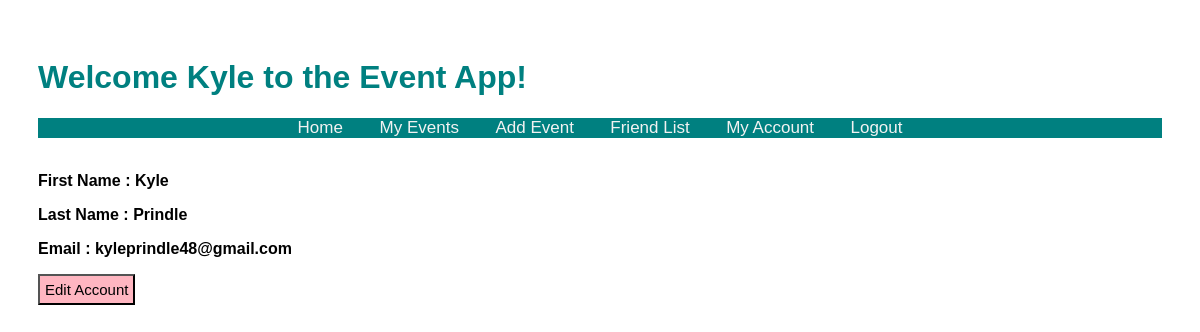
Page /account (signed in) on the committed database.
### models.py (models this page shows, shortened)
class User(db.Model):
    id = db.Column("id", db.Integer, primary_key=True)
    first_name = db.Column("first_name", db.String(100))
    last_name = db.Column("last_name", db.String(100))
    email = db.Column("email", db.String(100))
    password = db.Column(db.String(255), nullable=False)
    registered_on = db.Column(db.DateTime, nullable=False)
    events = db.relationship("Event", backref="user", lazy=True)
    comments = db.relationship("Comment", backref="user", lazy=True)

### main.py (the view)
@app.route('/account')
def get_account():
    if session.get('user'):
        account = db.session.query(User).filter_by(id=session['user_id']).one()
        return render_template("account.html", user=session['user'], account=account)
    return render_template("home.html")

### templates/account.html (shortened to what this page needs)
<!DOCTYPE html>
<html lang="en">
    <head>
        <link rel="stylesheet" href="{{ url_for('static', filename='main.css') }}">
    </head>
    <body>
     <h1>Welcome {{user}} to the Event App!</h1>
       <nav>
           <div class="topnav">
            <a href="{{ url_for('home')}}"> Home </a>
            <a href="{{url_for('get_events')}}"> My Events</a>
           <a href="{{url_for('new_event')}}"> Add Event</a>
           <a href="{{url_for('get_friends')}}"> Friend List</a>
           <a href="{{url_for('get_account')}}"> My Account</a>
               <a href="{{ url_for('logout')}}">Logout</a>
           </div>
        </nav>
       <div class="UserNames">
                <br><p>First Name : {{account.first_name }}</p>
                <p>Last Name : {{account.last_name}}</p>
                <p>Email : {{account.email}}</p>
       </div>
        <td>
                    <form action = "{{ url_for('edit_account', user_id= account.id) }}">
                        <input type="submit" value="Edit Account">
                    </form>
    </body>
</html>

### static/main.css (style rules this page uses)
body { padding: 30px 30px; font-family: Arial, Helvetica, sans-serif; }
h1 { color: teal; }
.topnav { overflow: hidden; background-color: teal; text-align: center; }
.topnav a { color: #f2f2f2; padding: 14px 16px; text-decoration: none; font-size: 17px; }
input[type='submit'] { background-color: lightpink; color: black; font-size: 15px; padding:5px; font-family: Palatino Linotype, sans-serif; }
.UserNames { font-weight: bold; }

### rows in the picture
User: first_name "Kyle", last_name "Prindle", email "kyleprindle48@gmail.com"
